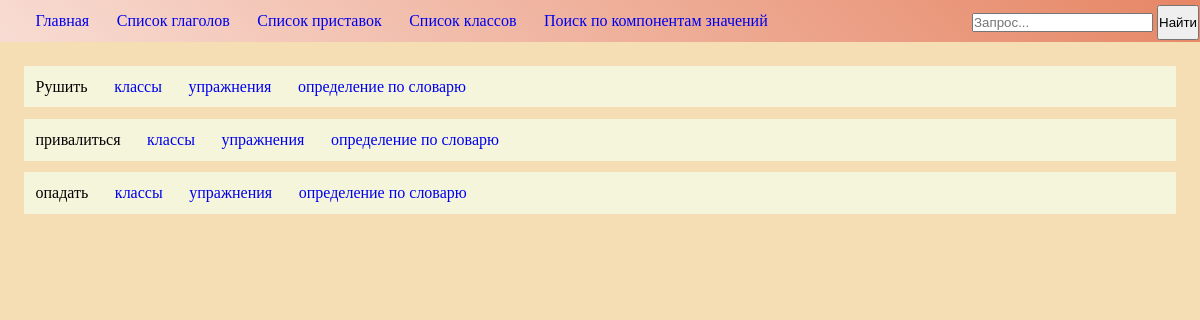
The page /words/ on the database as committed earlier.
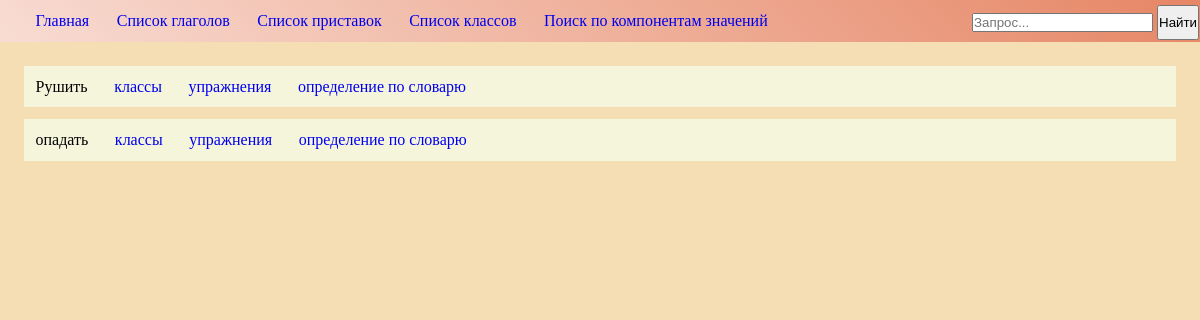
The same page on the database as committed later.
### words/models.py (models this page shows, shortened)
class Word(models.Model):
    word = models.CharField(max_length=64)
    pref = models.ForeignKey(Pref, on_delete=models.CASCADE, blank=True, null=True)
    class_name = models.ManyToManyField(Class)
    vocab = models.TextField(blank=True, null=True)

### words/views.py (the view)
# urls.py: url(r'^', include('index.urls')),
def index(request):
    context = {}
    context['words'] = Word.objects.all()
    return render(request, 'words/index.html', context)

### templates/words/index.html (shortened to what this page needs)
{% extends "base.html" %}
{% block content %}
    {% if words %}
        {% for word in words %}
            <p class="line">
                <span>{{ word.word }}</span>
                <a href="{% url 'words:classes' word.id %}" class="element_links">классы</a>
                <a href="{% url 'words:tasks' word.id %}" class="element_links">упражнения</a>
                <a href="{% url 'words:vocab' word.id %}" class="element_links">определение по словарю</a>
            </p>
        {% endfor %}
    {% endif %}
{% endblock %}

Rows that differ between the two databases and show on the page:
removed Word: word "привалиться"
